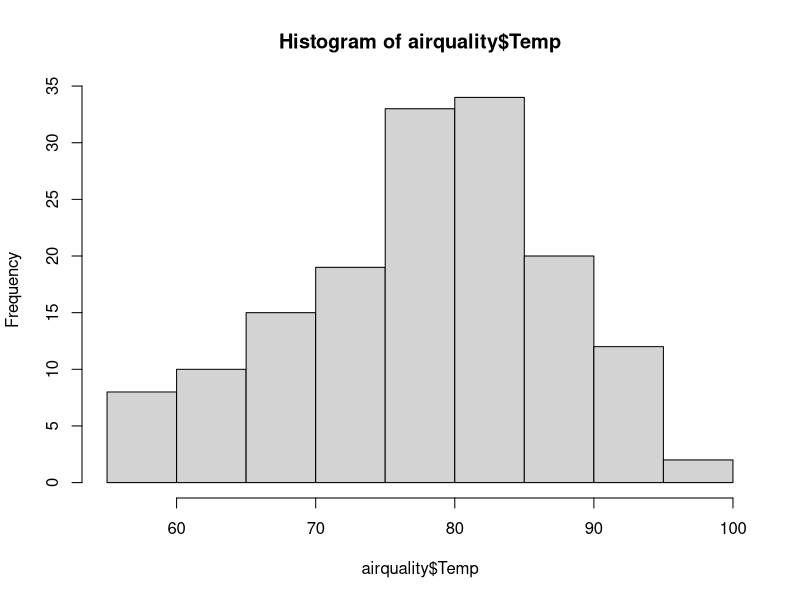
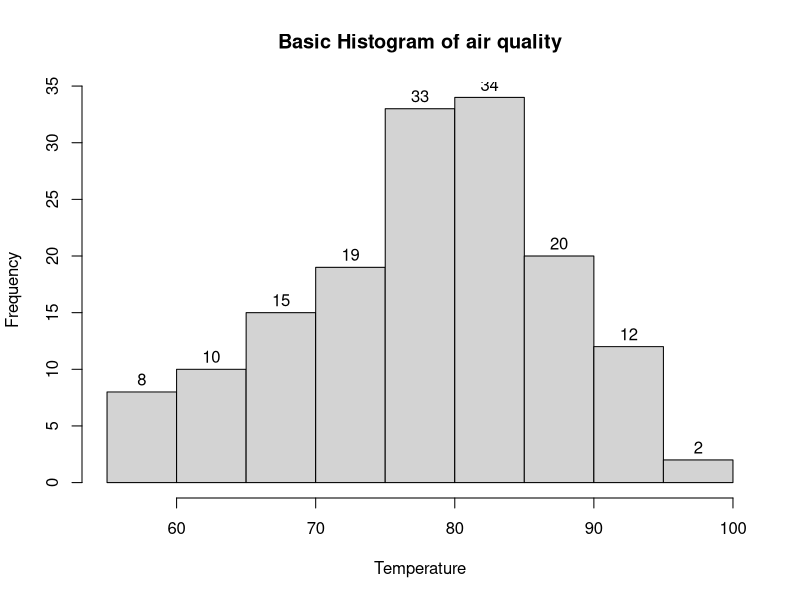
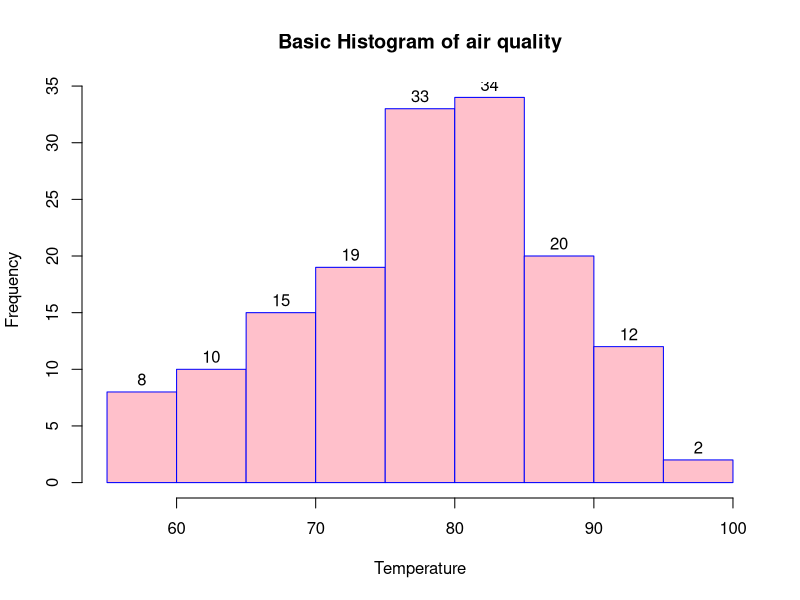
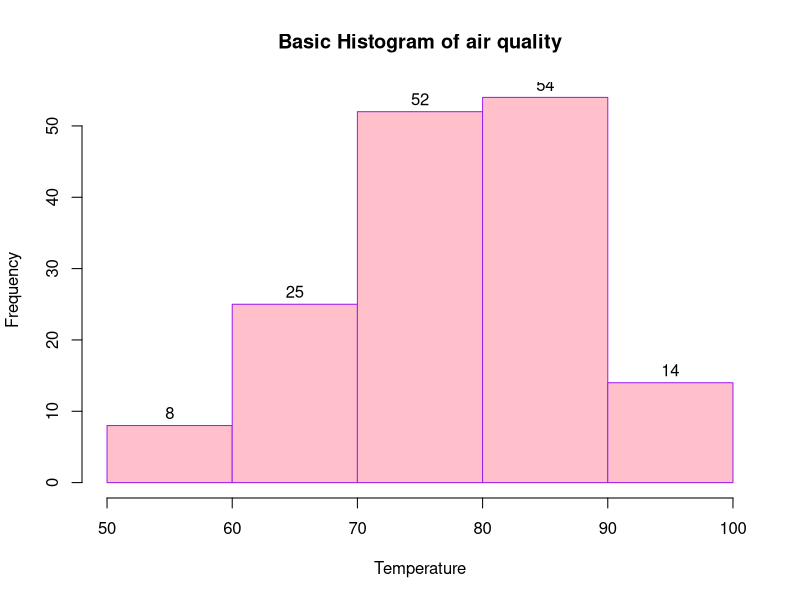
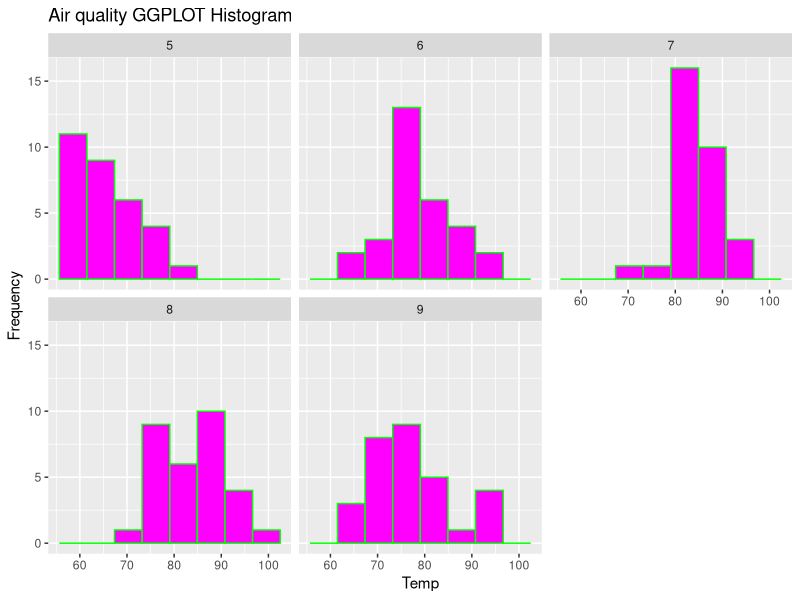

Write R code to recreate these figures, in order.
View(airquality)
?airquality
class(airquality)
hist(airquality$Temp)
hist(airquality$Temp,
     main= "Basic Histogram of air quality",
     xlab = "Temperature",
     ylab = "Frequency",
     labels = TRUE)
hist(airquality$Temp,
     main= "Basic Histogram of air quality",
     xlab = "Temperature",
     ylab = "Frequency",
     labels = TRUE,
     col="pink",
     border="blue")
hist(airquality$Temp,
     breaks=5,
     main= "Basic Histogram of air quality",
     xlab = "Temperature",
     ylab = "Frequency",
     labels = TRUE,
     col="pink",
     border="purple")
library(ggplot2)
ggplot(
  airquality,
  aes(x=Temp)
)+
  geom_histogram(
    bins=8,
    fill="magenta",
    col="green")+
  labs(
    title="Air quality GGPLOT Histogram",
    y = "Frequency")+
  facet_wrap(~Month)
theme_light()
